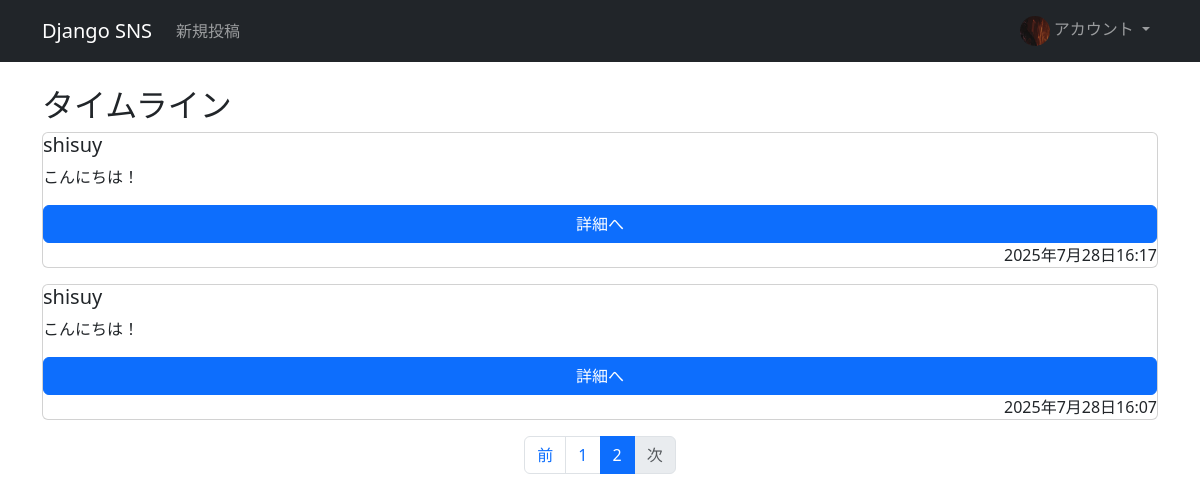
/timeline/9 (signed in), run on the app's committed database.
### account/models.py (models this page shows)
class Account(AbstractUser):
    avator = models.ImageField(
        upload_to = '',
        null = True,
        blank = True
    )
    follower_count = models.IntegerField(default = 0)
    following_count = models.IntegerField(default = 0)

### post/models.py (models this page shows)
class Post(models.Model):
    owner = models.ForeignKey(
        settings.AUTH_USER_MODEL,
        on_delete = models.CASCADE,
        related_name = 'post_owner'
    )
    content = models.CharField(max_length = 100)
    created_at = models.DateTimeField(auto_now_add=True)
    favorite_count = models.IntegerField(default = 0)
    image = models.ImageField(upload_to = '', null = True, blank = True)
    VISIBILITY_CHOICE =[
        ('PUBLIC', '公開'),
        ('PRIVATE', '非公開')
    ]
    visibility = models.CharField(
        max_length = 10,
        choices = VISIBILITY_CHOICE,
        default = 'PUBLIC'
    )
    class Meta:
        ordering = ('-created_at',)

### post/views.py (the view)
# urls.py: path('timeline/', views.home_timeline, name = 'home_timeline'),
def home_timeline(request, num = 1) :
    followings = Follow.objects.filter(follow_id = request.user)
    following_account = Account.objects.filter(Q(pk__in = followings.values_list('follow_id', flat = True)))
    data = Post.objects.filter(Q(owner__in = following_account)|Q(owner = request.user))
    page = Paginator(data, 5)
    param = {
        'object_list': page.get_page(num)
    }
    return render(request, 'post/timeline.html', param)

### templates/post/timeline.html
{% extends 'base.html' %}
{% block content %}
    <div>
        <h2>タイムライン</h2>
            {% include 'post/pagination.html' %}
    </div>
{% endblock %}

### templates/base.html (shortened to what this page needs)
{% load static %}
<!DOCTYPE html>
<html lang="ja">
<head>
    <link href="https://cdn.jsdelivr.net/npm/bootstrap@5.3.7/dist/css/bootstrap.min.css"
          rel="stylesheet"
>
</head>
<body>
<nav class="navbar navbar-expand-lg navbar-dark bg-dark">
    <div class="container">
        <a class="navbar-brand" href="{% url 'index' %}">Django SNS</a>
        <div class="collapse navbar-collapse" id="navbarSupportedContent">
            <ul class="navbar-nav me-auto">
                {% if user.is_authenticated %}
                    <li class="nav-item">
                        <a class="nav-link" href="{% url 'create' %}">新規投稿</a>
                    </li>
                {% endif %}
            </ul>
            <ul class="navbar-nav">
                {% if user.is_authenticated %}
                    <li class="nav-item dropdown">
                        <a class="nav-link dropdown-toggle" href="#" id="navbarDropdown" role="button"
                           data-bs-toggle="dropdown" aria-expanded="false">
                            {% if user.avator %}
                                <img src="{{ user.avator.url }}" width="30" height="30" alt="avatar" class="rounded-circle" loading="lazy">
                            {% endif %}
                            アカウント
                        </a>
                    </li>
                {% endif %}
            </ul>
        </div>
    </div>
</nav>
<div class="container mt-4">
    {% block content %}
    {% endblock %}
</div>
</body>
</html>

### templates/post/pagination.html (shortened to what this page needs)
{% block content%}
{% for item in object_list %}
<div class="card mb-3">
    <h5 class="card-title">{{ item.owner }}</h5>
    <p class="card-text">{{ item.content }}</p>
    <a href = "{% url 'post_detail' item.pk %}" class = 'btn btn-primary'>詳細へ</a>
    <p class="card-text text-end">{{ item.created_at }}</p>
</div>
    {% empty %}
        <p>投稿はまだありません。</p>
{% endfor %}
<nav>
    <ul class="pagination justify-content-center">
        {% if object_list.has_previous %}
            <li class="page-item">
                <a class="page-link" href="?page={{ object_list.previous_page_number }}">前</a>
            </li>
        {% else %}
            <li class="page-item disabled">
                <span class="page-link">前</span>
            </li>
        {% endif %}
        {% for link_page in object_list.paginator.page_range %}
            {% if link_page == object_list.number %}
                <li class="page-item active">
                    <span class="page-link">{{ link_page }}</span>
                </li>
            {% else %}
                <li class="page-item">
                    <a class="page-link" href="?page={{ link_page }}">{{ link_page }}</a>
                </li>
            {% endif %}
        {% endfor %}
        {% if object_list.has_next %}
            <li class="page-item">
                <a class="page-link" href="?page={{ object_list.next_page_number }}">次</a>
            </li>
        {% else %}
            <li class="page-item disabled">
                <span class="page-link">次</span>
            </li>
        {% endif %}
    </ul>
</nav>
{% endblock %}

### data on the page
Account: avator (picture)
Post: owner "shisuy", content "こんにちは！", created_at "2025年7月28日16:17"
Post: owner "shisuy", content "こんにちは！", created_at "2025年7月28日16:07"

### other printed values
{{ link_page }} "1"
{{ link_page }} "2"
